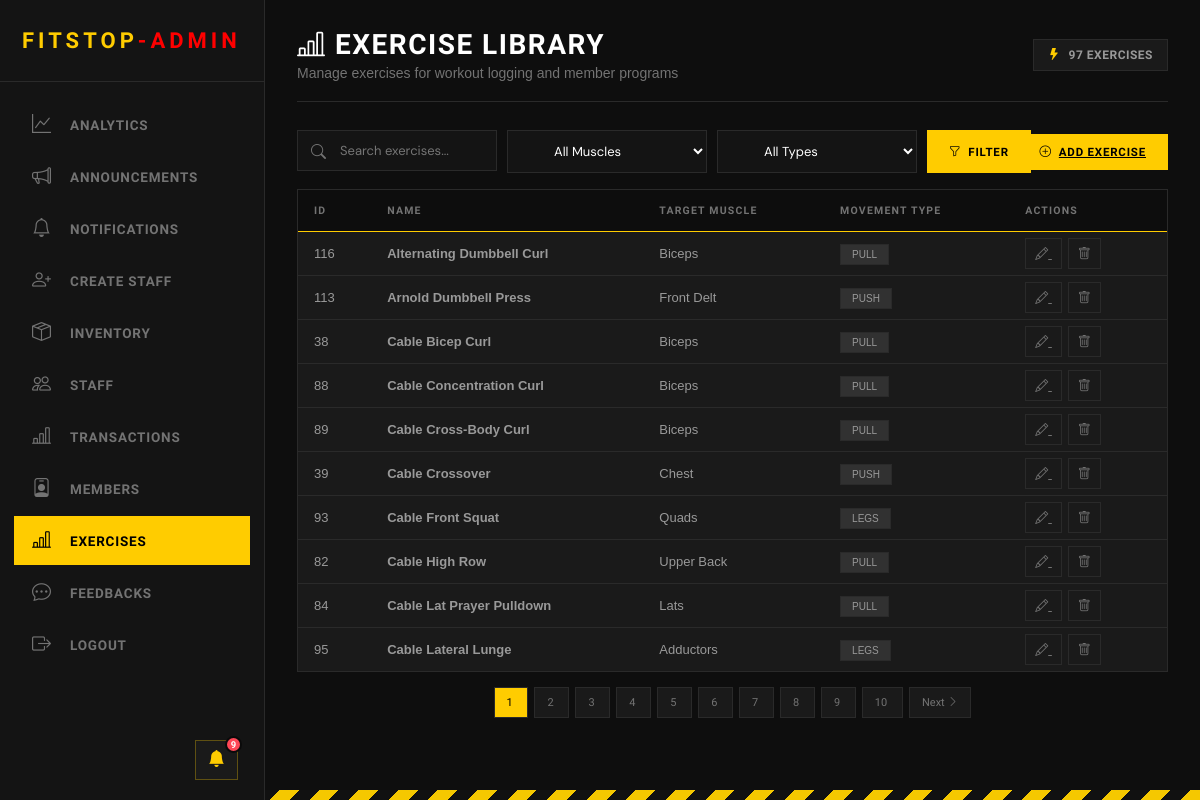
Page /admin/exercises.php (signed in) on the committed database.
### tables this page shows
CREATE TABLE exercises (
    exercise_id INTEGER PRIMARY KEY AUTOINCREMENT,
    name TEXT NOT NULL,
    target_muscle TEXT
, "movement_type" text NOT NULL);

### admin/exercises.php (the view, shortened to what this page needs)
<?php
include('../Login/connection.php');
$page = isset($_GET['page']) ? max(1, (int) $_GET['page']) : 1;
$records_per_page = 10;
$offset = ($page - 1) * $records_per_page;
$search = isset($_GET['search']) ? trim($_GET['search']) : '';
$target_muscle = isset($_GET['target_muscle']) ? trim($_GET['target_muscle']) : '';
$movement_type = isset($_GET['movement_type']) ? trim($_GET['movement_type']) : '';
$where = [];
$params = [];
$where_clause = count($where) > 0 ? 'WHERE ' . implode(' AND ', $where) : '';
$total_stmt = $pdo->prepare("SELECT COUNT(*) as total FROM exercises $where_clause");
$total_stmt->execute($params);
$total_records = (int) $total_stmt->fetch(PDO::FETCH_ASSOC)['total'];
$total_pages = max(1, (int) ceil($total_records / $records_per_page));
$query = "SELECT exercise_id, name, target_muscle, movement_type FROM exercises $where_clause ORDER BY name ASC LIMIT :limit OFFSET :offset";
$stmt = $pdo->prepare($query);
$stmt->bindValue(':limit', $records_per_page, PDO::PARAM_INT);
$stmt->bindValue(':offset', $offset, PDO::PARAM_INT);
$stmt->execute();
$exercises = $stmt->fetchAll(PDO::FETCH_ASSOC);
?>
<!DOCTYPE html>
<html>
<head>
    <link rel="stylesheet" href="../staff/staff.css">
    <link href="../styles.css" rel="stylesheet">
    <link rel="stylesheet" href="https://cdnjs.cloudflare.com/ajax/libs/font-awesome/6.4.0/css/all.min.css">
    <link rel="stylesheet" href="https://cdn.jsdelivr.net/npm/bootstrap-icons@1.11.0/font/bootstrap-icons.css">
</head>
<body>
    <?php include('includes/header_admin.php'); ?>
    <div class="main-content">
        <div class="topbar">
            <div class="topbar-left">
                <h1><i class="bi bi-bar-chart-line"></i> Exercise Library</h1>
                <p>Manage exercises for workout logging and member programs</p>
            </div>
            <div class="topbar-right">
                <div class="topbar-badge">
                    <i class="bi bi-lightning-fill"></i>
                    <span><?php echo $total_records; ?> Exercises</span>
                </div>
            </div>
        </div>
        <section>
            <div class="inventory-header">
                <form method="GET" class="search-container">
                    <div class="search-wrapper" style="min-width: 200px;">
                        <i class="bi bi-search search-icon"></i>
                        <input type="text" name="search" class="search-input" placeholder="Search exercises..."
                            value="<?php echo htmlspecialchars($search); ?>">
                    </div>
                    <select name="target_muscle" class="search-input" style="min-width: 200px;">
                        <option value="">All Muscles</option>
                    </select>
                    <select name="movement_type" class="search-input" style="min-width: 200px;">
                        <option value="">All Types</option>
                    </select>
                    <button type="submit" class="search-btn">
                        <i class="bi bi-funnel"></i> Filter
                    </button>
                </form>
                <a href="add_exercise.php" class="add-btn">
                    <i class="bi bi-plus-circle"></i> Add Exercise
                </a>
            </div>
            <div class="inventory-table">
                <table>
                    <thead>
                        <tr>
                            <th>ID</th>
                            <th>Name</th>
                            <th>Target Muscle</th>
                            <th>Movement Type</th>
                            <th>Actions</th>
                        </tr>
                    </thead>
                    <tbody>
                        <?php if (count($exercises) > 0): ?>
                            <?php foreach ($exercises as $row): ?>
                                <tr>
                                    <td><?php echo (int) $row['exercise_id']; ?></td>
                                    <td><strong><?php echo htmlspecialchars($row['name']); ?></strong></td>
                                    <td><?php echo htmlspecialchars($row['target_muscle']); ?></td>
                                    <td>
                                        <span
                                            style="padding: 4px 11px; font-size: 10px; background: rgba(255,255,255,0.1); border: 1px solid var(--border); text-transform: uppercase;">
                                            <?php echo htmlspecialchars($row['movement_type']); ?>
                                        </span>
                                    </td>
                                    <td>
                                        <a class="btn-icon" href="edit_exercise.php?id=<?php echo (int) $row['exercise_id']; ?>">
                                            <i class="bi bi-pencil"></i>
                                        </a>
                                        <a class="btn-icon"
                                            href="process_delete_exercise.php?id=<?php echo (int) $row['exercise_id']; ?>"
                                            onclick="return confirm('Delete this exercise? This cannot be reversed.');">
                                            <i class="bi bi-trash"></i>
                                        </a>
                                    </td>
                                </tr>
                            <?php endforeach; ?>
                        <?php endif; ?>
                    </tbody>
                </table>
            </div>
            <?php if ($total_pages > 1): ?>
                <div style="margin-top: 20px; text-align: center;">
                    <?php for ($i = 1; $i <= $total_pages; $i++): ?>
                        <a href="?page=<?php echo $i; ?>&search=<?php echo urlencode($search); ?>&target_muscle=<?php echo urlencode($target_muscle); ?>&movement_type=<?php echo urlencode($movement_type); ?>"
                            style="padding: 8px 12px; margin: 0 3px; background: <?php echo ($i == $page) ? 'var(--hazard)' : 'var(--bg-card)'; ?>; color: <?php echo ($i == $page) ? '#000' : 'var(--text-muted)'; ?>; border: 1px solid var(--border); text-decoration: none; font-family: 'Chakra Petch', sans-serif; font-size: 11px;">
                            <?php echo $i; ?>
                        </a>
                    <?php endfor; ?>
                    <?php if ($page < $total_pages): ?>
                        <a href="?page=<?php echo $page + 1; ?>&search=<?php echo urlencode($search); ?>&target_muscle=<?php echo urlencode($target_muscle); ?>&movement_type=<?php echo urlencode($movement_type); ?>"
                            style="padding: 8px 12px; margin: 0 3px; background: var(--bg-card); color: var(--text-muted); border: 1px solid var(--border); text-decoration: none; font-family: 'Chakra Petch', sans-serif; font-size: 11px;">
                            Next <i class="bi bi-chevron-right"></i>
                        </a>
                    <?php endif; ?>
                </div>
            <?php endif; ?>
        </section>
    </div>
</body>
</html>

### staff/staff.css (style rules this page uses)
:root { --bg-void: #080808; --bg-surface: #111111; --bg-card: #161616; --bg-card-hover: #1c1c1c; --hazard: #FFCC00; --hazard-dim: rgba(255, 204, 0, 0.12); --hazard-glow: rgba(255, 204, 0, 0.35); --text-primary: #f0f0f0; --text-muted: #777; --text-sub: #999; --border: rgba(255, 255, 255, 0.07); --border-accent: rgba(255, 204, 0, 0.3); --success: #22d07a; --warning: #ff9f43; --danger: #ff4757; --sidebar-w: 265px; --radius: 2px; }
*, *::before, *::after { margin: 0; padding: 0; box-sizing: border-box; }
html { scroll-behavior: smooth; }
body { background: var(--bg-void); color: var(--text-primary); font-family: 'DM Sans', sans-serif; overflow-x: clip; min-height: 100vh; }
.main-content { margin-left: var(--sidebar-w); padding: 28px 32px; min-height: 100vh; }
.topbar { display: flex; align-items: center; justify-content: space-between; margin-bottom: 28px; padding-bottom: 20px; border-bottom: 1px solid var(--border); position: relative; z-index: 200; }
.topbar-left h1 { font-family: 'Chakra Petch', sans-serif; font-size: 28px; font-weight: 700; color: var(--text-primary); letter-spacing: 1.5px; text-transform: uppercase; }
.topbar-left p { color: var(--text-muted); font-size: 14px; margin-top: 4px; }
.topbar-right { display: flex; align-items: center; gap: 12px; position: relative; z-index: 200; }
.topbar-badge { display: flex; align-items: center; gap: 8px; background: var(--bg-card); border: 1px solid var(--border); padding: 8px 14px; font-size: 12px; font-weight: 600; color: var(--text-sub); letter-spacing: 0.5px; text-transform: uppercase; font-family: 'Chakra Petch', sans-serif; }
.topbar-badge i { color: var(--hazard); }
section { margin-bottom: 40px; }
.inventory-header { display: flex; justify-content: space-between; align-items: center; margin-bottom: 16px; gap: 14px; flex-wrap: wrap; }
.search-container { display: flex; gap: 10px; flex: 1; max-width: 520px; }
.search-wrapper { position: relative; flex: 1; }
.search-icon { position: absolute; left: 14px; top: 50%; transform: translateY(-50%); color: var(--text-muted); font-size: 15px; }
.search-input { width: 100%; padding: 11px 14px 11px 42px; border: 1px solid var(--border); background: var(--bg-surface); color: var(--text-primary); font-size: 13px; font-family: 'DM Sans', sans-serif; transition: border-color 0.2s; }
.search-btn, .add-btn { background: var(--hazard); color: #000; font-weight: 700; border: none; padding: 11px 22px; font-family: 'Chakra Petch', sans-serif; font-size: 11.5px; text-transform: uppercase; letter-spacing: 0.8px; cursor: pointer; transition: all 0.2s; display: flex; align-items: center; gap: 7px; }
.inventory-table { background: var(--bg-card); border: 1px solid var(--border); overflow-x: auto; }
table { width: 100%; border-collapse: collapse; }
thead { background: rgba(0,0,0,0.5); border-bottom: 1px solid var(--hazard); }
thead th { padding: 14px 16px; text-align: left; color: var(--text-muted); font-size: 10.5px; font-weight: 700; text-transform: uppercase; letter-spacing: 1.2px; font-family: 'Chakra Petch', sans-serif; white-space: nowrap; }
tbody tr { border-bottom: 1px solid var(--border); transition: background 0.15s; }
tbody tr:last-child { border-bottom: none; }
tbody td { padding: 14px 16px; color: var(--text-sub); font-size: 13px; }
.btn-icon { background: transparent; border: 1px solid var(--border); color: var(--text-muted); padding: 7px 9px; cursor: pointer; font-size: 13px; transition: all 0.2s; margin-right: 6px; }

### styles.css (style rules this page uses)
:root { --bg-void: #0a0a0a; --bg-surface: #141414; --bg-card: #1a1a1a; --hazard-yellow: #ffcc00; --text-primary: #ffffff; --text-muted: #a0a0a0; --border-industrial: 1px solid #333; }
body { background-color: var(--bg-void); color: var(--text-primary); font-family: "Inter", sans-serif; overflow-x: hidden; }
h1, h2, h3, h4, h5, .brand-font { font-family: "Chakra Petch", sans-serif; text-transform: uppercase; letter-spacing: 1px; }
:root { --yellow: #f5c800; --yellow-dim: #c9a400; --dark: #0e0e0e; --dark2: #161616; --dark3: #1e1e1e; --border: #2a2a2a; --text: #d0d0d0; --text-muted: #737373; }
* { box-sizing: border-box; }
body { background-color: var(--dark); font-family: "Barlow", sans-serif; color: var(--text); min-height: 100vh; }
body::after { content: ""; display: block; height: 10px; background: repeating-linear-gradient( -45deg, var(--yellow) 0px, var(--yellow) 14px, #111 14px, #111 28px ); position: fixed; bottom: 0; left: 0; right: 0; z-index: 999; }

### rows in the picture
exercises: exercise_id "116", name "Alternating Dumbbell Curl", target_muscle "Biceps", movement_type "PULL"
exercises: exercise_id "113", name "Arnold Dumbbell Press", target_muscle "Front Delt", movement_type "PUSH"
exercises: exercise_id "38", name "Cable Bicep Curl", target_muscle "Biceps", movement_type "PULL"
exercises: exercise_id "88", name "Cable Concentration Curl", target_muscle "Biceps", movement_type "PULL"
exercises: exercise_id "89", name "Cable Cross-Body Curl", target_muscle "Biceps", movement_type "PULL"
exercises: exercise_id "39", name "Cable Crossover", target_muscle "Chest", movement_type "PUSH"
exercises: exercise_id "93", name "Cable Front Squat", target_muscle "Quads", movement_type "LEGS"
exercises: exercise_id "82", name "Cable High Row", target_muscle "Upper Back", movement_type "PULL"
exercises: exercise_id "84", name "Cable Lat Prayer Pulldown", target_muscle "Lats", movement_type "PULL"
exercises: exercise_id "95", name "Cable Lateral Lunge", target_muscle "Adductors", movement_type "LEGS"

### other values in the picture
$unread_count "9"
$total_records "97"
